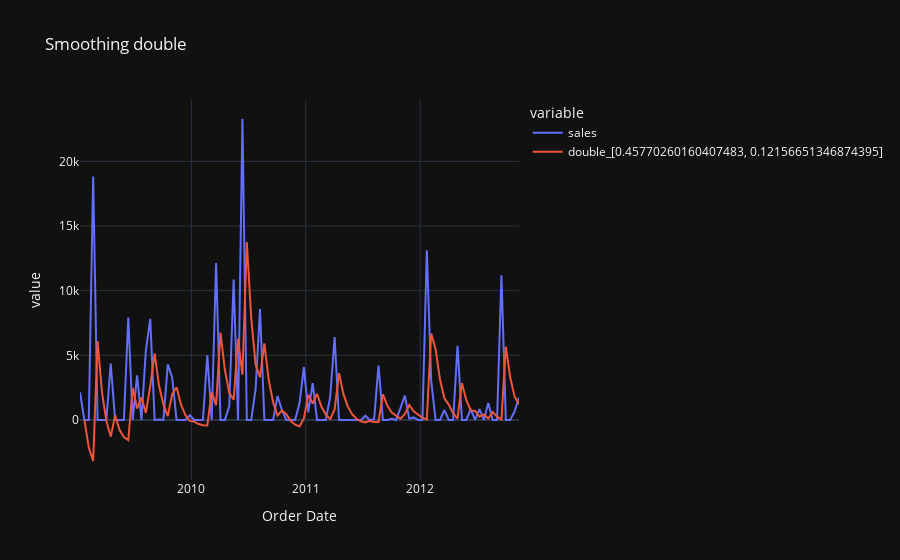

Notebook cell for this chart:
### Markdown cell above
### Double Smoothing

### Code cell
ts_col = 'sales'
res = optimizers.minimize_double_smoothing(ts=dff[ts_col].to_numpy(),)
_, fig = smoothing.DOUBLE(
    res,
    df=dff,
    ts_col=ts_col,
)

fig.show()
